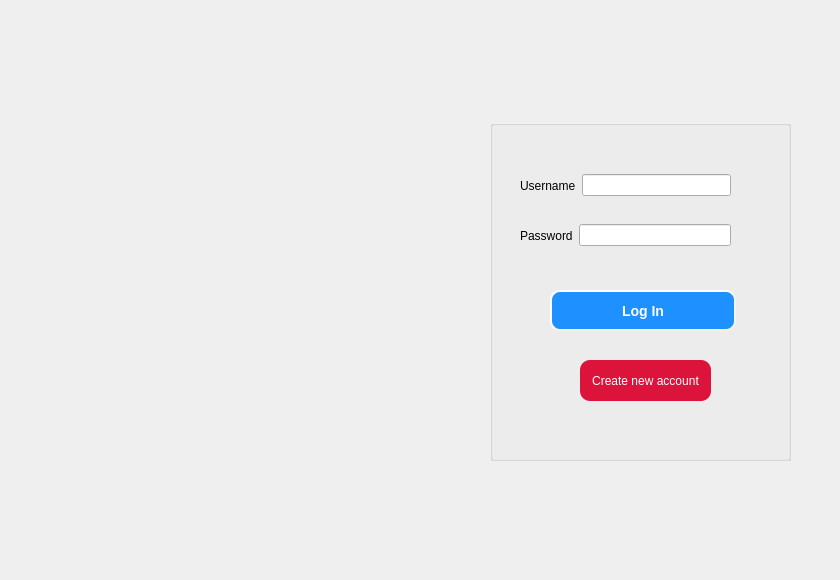
<?xml version="1.0" encoding="UTF-8"?>
<ui version="4.0">
 <class>LoginGUI</class>
 <widget class="QDialog" name="LoginGUI">
  <property name="geometry">
   <rect>
    <x>0</x>
    <y>0</y>
    <width>840</width>
    <height>580</height>
   </rect>
  </property>
  <property name="windowTitle">
   <string>Dialog</string>
  </property>
  <property name="styleSheet">
   <string notr="true">background-color:rgb(137 143 156);</string>
  </property>
  <widget class="QGroupBox" name="groupBox">
   <property name="geometry">
    <rect>
     <x>490</x>
     <y>120</y>
     <width>301</width>
     <height>341</height>
    </rect>
   </property>
   <property name="title">
    <string/>
   </property>
   <widget class="QPushButton" name="submission">
    <property name="geometry">
     <rect>
      <x>60</x>
      <y>170</y>
      <width>186</width>
      <height>41</height>
     </rect>
    </property>
    <property name="autoFillBackground">
     <bool>false</bool>
    </property>
    <property name="styleSheet">
     <string notr="true">background-color:rgb(30,144,255);
color:rgb(255,255,255);
    border-style: outset;
    border-width: 2px;
    border-radius: 10px;
    border-color: beige;
    font: bold 14px;
    min-width: 10em;
    padding: 6px;</string>
    </property>
    <property name="text">
     <string>Log In</string>
    </property>
   </widget>
   <widget class="QWidget" name="layoutWidget">
    <property name="geometry">
     <rect>
      <x>30</x>
      <y>50</y>
      <width>211</width>
      <height>31</height>
     </rect>
    </property>
    <layout class="QHBoxLayout" name="horizontalLayout">
     <item>
      <widget class="QLabel" name="label">
       <property name="text">
        <string>Username</string>
       </property>
      </widget>
     </item>
     <item>
      <widget class="QLineEdit" name="lineEdit_usr"/>
     </item>
    </layout>
   </widget>
   <widget class="QWidget" name="layoutWidget">
    <property name="geometry">
     <rect>
      <x>30</x>
      <y>100</y>
      <width>211</width>
      <height>31</height>
     </rect>
    </property>
    <layout class="QHBoxLayout" name="horizontalLayout_2">
     <item>
      <widget class="QLabel" name="label_2">
       <property name="text">
        <string>Password</string>
       </property>
      </widget>
     </item>
     <item>
      <widget class="QLineEdit" name="lineEdit_pwd">
       <property name="echoMode">
        <enum>QLineEdit::Password</enum>
       </property>
      </widget>
     </item>
    </layout>
   </widget>
   <widget class="QPushButton" name="registration">
    <property name="geometry">
     <rect>
      <x>90</x>
      <y>240</y>
      <width>131</width>
      <height>41</height>
     </rect>
    </property>
    <property name="styleSheet">
     <string notr="true">background-color:rgb(220,20,60);
color:rgb(255,255,255);
    border-width: 2px;
    border-radius: 10px;
  border-color: beige;
</string>
    </property>
    <property name="text">
     <string>Create new account</string>
    </property>
   </widget>
  </widget>
  <widget class="QLabel" name="logo">
   <property name="geometry">
    <rect>
     <x>20</x>
     <y>130</y>
     <width>421</width>
     <height>291</height>
    </rect>
   </property>
   <property name="text">
    <string/>
   </property>
  </widget>
 </widget>
 <resources/>
 <connections/>
</ui>
